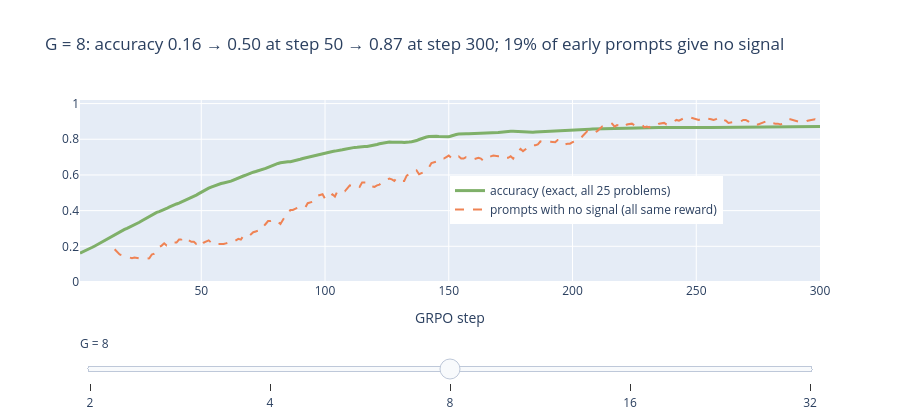

The code cell stored with this chart in its notebook:
### Markdown cell above
How large should the group be? Drag $G$; each setting is a separate 300-step run (precomputed, about a second each).

### Code cell
# Interactive: drag the group size G. Accuracy, and the share of prompts whose group gave no learning signal.
Gs = [2, 4, 8, 16, 32]
runs = {G: train_grpo(G=G) for G in Gs}
default = Gs.index(8)
fig = go.Figure(); titles = []
steps_x = list(range(1, 301))
smooth = lambda v, w=15: np.convolve(v, np.ones(w) / w, mode="valid")
for G in Gs:
    L = runs[G]; vis = G == Gs[default]
    fig.add_scatter(x=steps_x, y=L[:, 3], name="accuracy (exact, all 25 problems)", line=dict(color=GREEN, width=3), visible=vis)
    fig.add_scatter(x=steps_x[14:], y=smooth(L[:, 2]), name="prompts with no signal (all same reward)", line=dict(color=ACCENT, dash="dash"), visible=vis)
    titles.append(f"G = {G}: accuracy {L[0, 3]:.2f} → {L[49, 3]:.2f} at step 50 → {L[-1, 3]:.2f} at step 300; "
                  f"{L[:50, 2].mean():.0%} of early prompts give no signal")
steps = [dict(method="update", label=str(G), args=[{"visible": [j // 2 == i for j in range(2 * len(Gs))]}, {"title.text": titles[i]}])
         for i, G in enumerate(Gs)]
fig.update_layout(height=420, title=titles[default], xaxis_title="GRPO step", yaxis=dict(range=[0, 1.02]),
                  legend=dict(x=0.5, y=0.45), sliders=[dict(active=default, steps=steps, pad={"t": 50}, currentvalue={"prefix": "G = "})])
fig.show()

### Figure 1 — Plotly figure (JSON) as saved in the notebook; plotly's stock layout.template omitted (floating-point values rounded to 4 significant figures; data arrays with more than 128 entries replaced by an {"elided": "..."} marker saying what was removed)
{"data": [{"line": {"color": "#7fb069", "width": 3}, "name": "accuracy (exact, all 25 problems)", "type": "scatter", "visible": false, "x": {"elided": "300 int values"}, "y": {"elided": "300 float values"}}, {"line": {"color": "#ef8354", "dash": "dash"}, "name": "prompts with no signal (all same reward)", "type": "scatter", "visible": false, "x": {"elided": "286 int values"}, "y": {"elided": "286 float values"}}, {"line": {"color": "#7fb069", "width": 3}, "name": "accuracy (exact, all 25 problems)", "type": "scatter", "visible": false, "x": {"elided": "300 int values"}, "y": {"elided": "300 float values"}}, {"line": {"color": "#ef8354", "dash": "dash"}, "name": "prompts with no signal (all same reward)", "type": "scatter", "visible": false, "x": {"elided": "286 int values"}, "y": {"elided": "286 float values"}}, {"line": {"color": "#7fb069", "width": 3}, "name": "accuracy (exact, all 25 problems)", "type": "scatter", "visible": true, "x": {"elided": "300 int values"}, "y": {"elided": "300 float values"}}, {"line": {"color": "#ef8354", "dash": "dash"}, "name": "prompts with no signal (all same reward)", "type": "scatter", "visible": true, "x": {"elided": "286 int values"}, "y": {"elided": "286 float values"}}, {"line": {"color": "#7fb069", "width": 3}, "name": "accuracy (exact, all 25 problems)", "type": "scatter", "visible": false, "x": {"elided": "300 int values"}, "y": {"elided": "300 float values"}}, {"line": {"color": "#ef8354", "dash": "dash"}, "name": "prompts with no signal (all same reward)", "type": "scatter", "visible": false, "x": {"elided": "286 int values"}, "y": {"elided": "286 float values"}}, {"line": {"color": "#7fb069", "width": 3}, "name": "accuracy (exact, all 25 problems)", "type": "scatter", "visible": false, "x": {"elided": "300 int values"}, "y": {"elided": "300 float values"}}, {"line": {"color": "#ef8354", "dash": "dash"}, "name": "prompts with no signal (all same reward)", "type": "scatter", "visible": false, "x": {"elided": "286 int values"}, "y": {"elided": "286 float values"}}], "layout": {"height": 420, "legend": {"x": 0.5, "y": 0.45}, "sliders": [{"active": 2, "currentvalue": {"prefix": "G = "}, "pad": {"t": 50}, "steps": [{"args": [{"visible": [true, true, false, false, false, false, false, false, false, false]}, {"title.text": "G = 2: accuracy 0.16 → 0.33 at step 50 → 0.74 at step 300; 72% of early prompts give no signal"}], "label": "2", "method": "update"}, {"args": [{"visible": [false, false, true, true, false, false, false, false, false, false]}, {"title.text": "G = 4: accuracy 0.16 → 0.48 at step 50 → 0.79 at step 300; 40% of early prompts give no signal"}], "label": "4", "method": "update"}, {"args": [{"visible": [false, false, false, false, true, true, false, false, false, false]}, {"title.text": "G = 8: accuracy 0.16 → 0.50 at step 50 → 0.87 at step 300; 19% of early prompts give no signal"}], "label": "8", "method": "update"}, {"args": [{"visible": [false, false, false, false, false, false, true, true, false, false]}, {"title.text": "G = 16: accuracy 0.16 → 0.55 at step 50 → 0.80 at step 300; 5% of early prompts give no signal"}], "label": "16", "method": "update"}, {"args": [{"visible": [false, false, false, false, false, false, false, false, true, true]}, {"title.text": "G = 32: accuracy 0.16 → 0.54 at step 50 → 0.92 at step 300; 1% of early prompts give no signal"}], "label": "32", "method": "update"}]}], "title": {"text": "G = 8: accuracy 0.16 → 0.50 at step 50 → 0.87 at step 300; 19% of early prompts give no signal"}, "xaxis": {"title": {"text": "GRPO step"}}, "yaxis": {"range": [0, 1.02]}}}
